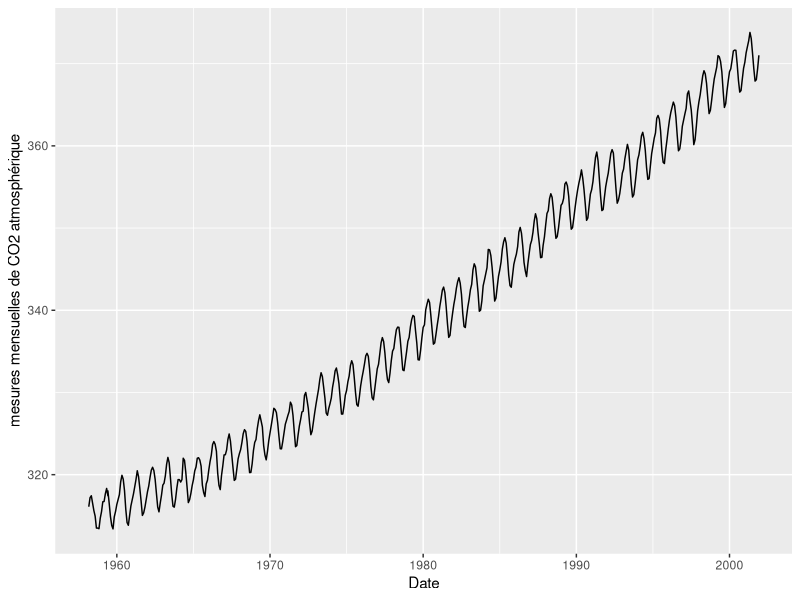
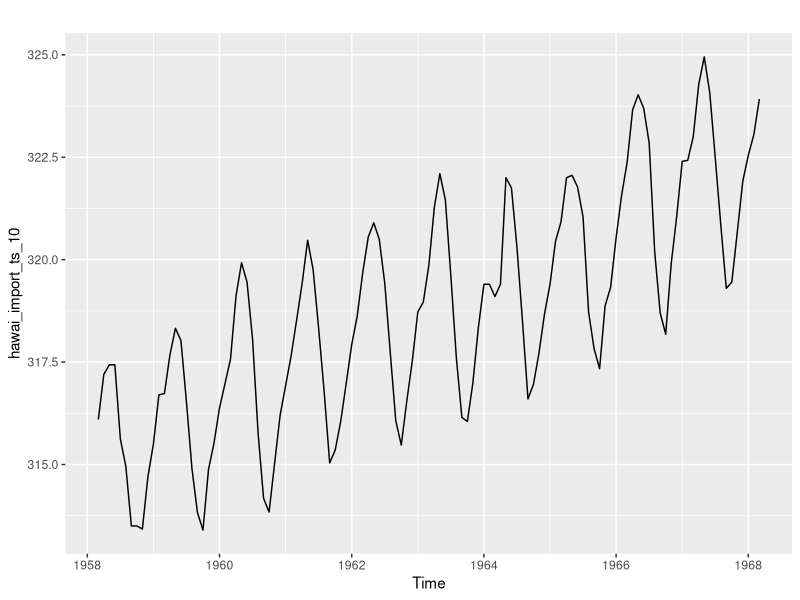
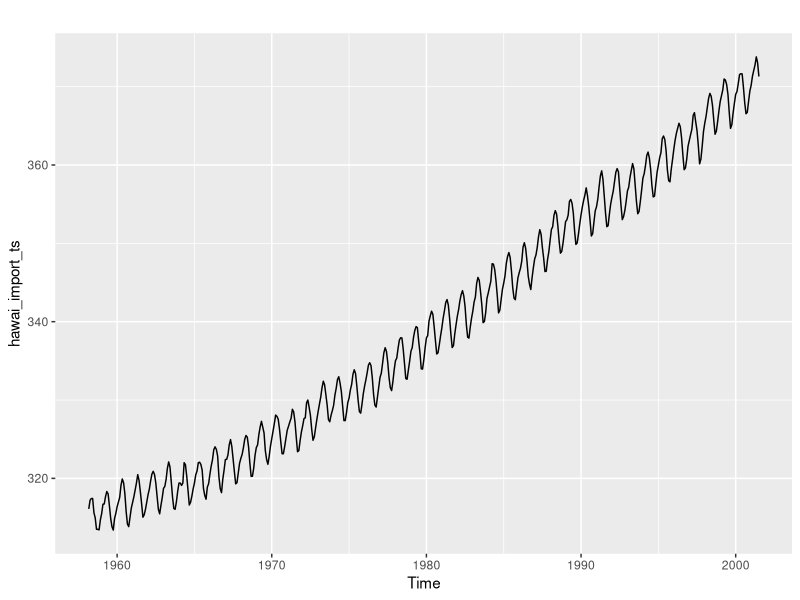
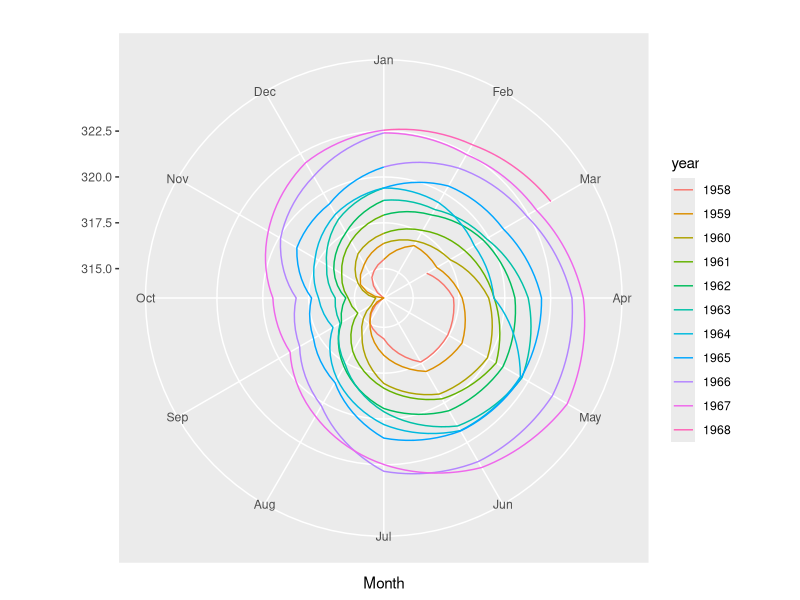
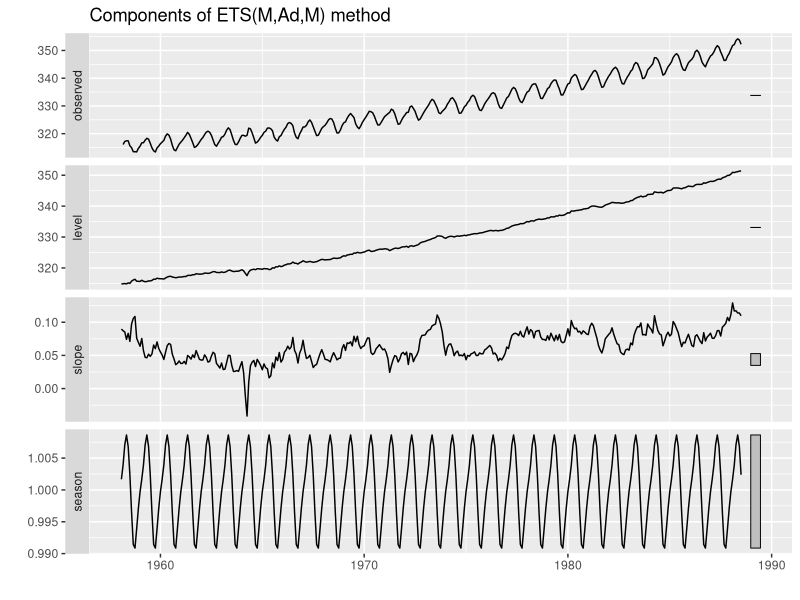
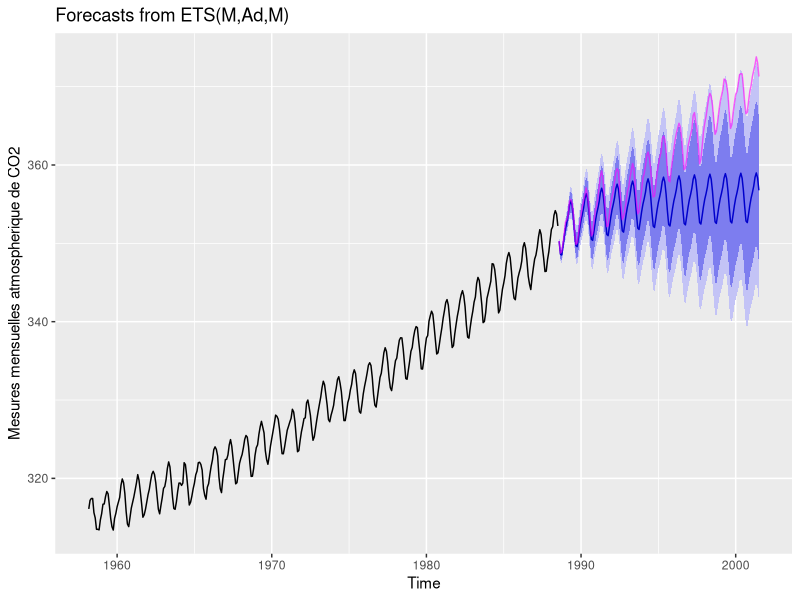
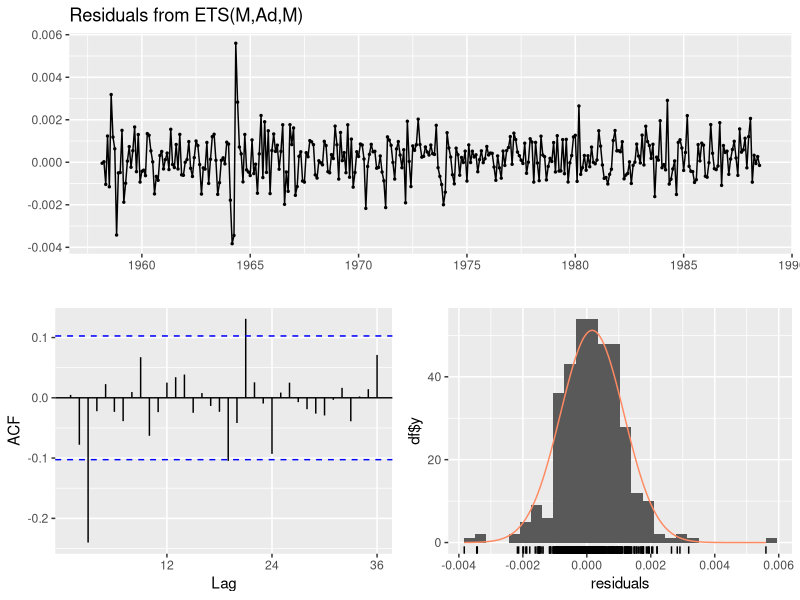
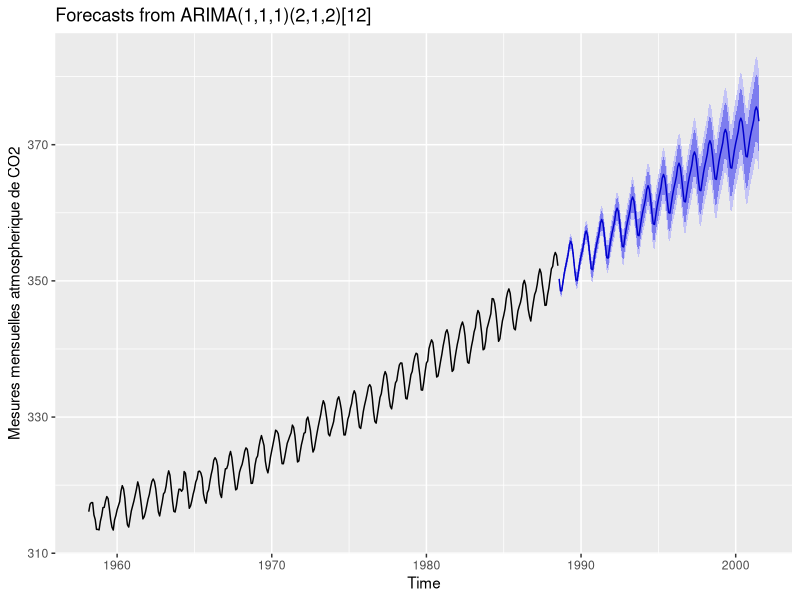

Reproduce these figures in R, in order.
## ---- chunk 1
knitr::opts_chunk$set(echo = TRUE)
## ---- chunk 2
library(tidyverse)
library(lubridate)
library("forecast")
## ---- chunk 3
hawai_import <- read.csv("hawai.csv", encoding = "UTF-8")
## ---- chunk 4
hawai_import <- hawai_import %>%
  mutate(Date = date_decimal(hawai_import$time))
## ---- chunk 5
write.csv(hawai_import, "hawai_import.csv")
## ---- chunk 6
str(hawai_import)

any(is.na(hawai_import)) # pas de valeurs manquantes
## ---- chunk 7
ggplot(data = hawai_import, mapping = aes(x = Date, y = CO2)) +
  geom_line() + 
  ylab("mesures mensuelles de CO2 atmosphérique") 
## ---- chunk 8
hawai_import_ts <- ts(hawai_import %>% select(-c(Date, time)),
                    start = c(hawai_import$Date[1] %>% year(), 3),
                    frequency = 12)
## ---- chunk 9
hawai_import_ts <- window(hawai_import_ts, start= c(1958, 3), end = c(2001, 7))
length(hawai_import_ts)
## ---- chunk 10
inherits(hawai_import_ts, "ts")# format Times-Series 
## ---- chunk 11
hawai_import_ts_10 <- window(hawai_import_ts, start= c(1958, 3), end = c(1968, 3))
autoplot(hawai_import_ts_10)
## ---- chunk 12
head(hawai_import_ts_10, 10) 
## ---- chunk 13
autoplot(hawai_import_ts)
## ---- chunk 14
ggP <- ggseasonplot(hawai_import_ts_10, polar = TRUE) + ggtitle("")
ggP
## ---- chunk 15
n <- length(hawai_import_ts)
n     # nombre total d'observation
ntrain <- n*0.7
ntrain    # nombre d'observation des données test
## ---- chunk 16
hawai_import$Date[ntrain] %>% year()  # l'année qui termine la serie d'entrainement
## ---- chunk 17
hawai_import$Date[ntrain] %>% year() 
## ---- chunk 18
hawai_import_ts_train <- window(hawai_import_ts, start= c(1958, 3), end = c(1988, 7))
hawai_import_ts_train # 70% environ des donnees
length(hawai_import_ts_train) 
hawai_import_ts_test <- window(hawai_import_ts, start= c(1988, 8))
hawai_import_ts_test  # 30% des donnees
length(hawai_import_ts_test) 
## ---- chunk 19
(length(hawai_import_ts_test) + length(hawai_import_ts_train)) == length(hawai_import_ts)
## ---- chunk 20
hawai_import_ets <- hawai_import_ts_train %>%
  forecast::ets()

hawai_import_ets
## ---- chunk 21
hawai_import_ets %>% autoplot()
## ---- chunk 22
summary(hawai_import_ets)
## ---- chunk 23
hawai_import_prev <- hawai_import_ets %>% forecast(12*13)
hawai_import_prev %>% autoplot() +
  autolayer(hawai_import_ts_test, color = rgb(1, 0, 1, 0.6))+
  xlab("Time") +
  ylab("Mesures mensuelles atmospherique de CO2")
## ---- chunk 24
checkresiduals(hawai_import_ets)
## ---- chunk 25
accuracy(hawai_import_prev, hawai_import_ts)
## ---- chunk 26
hawai_import_arima <- hawai_import_ts_train %>%
  auto.arima()


summary(hawai_import_arima) # sommaire
## ---- chunk 27
hawai_import_arima_prev <- hawai_import_arima %>% forecast(12*13)
hawai_import_arima_prev %>% autoplot() +
  xlab("Time") +
  ylab("Mesures mensuelles atmospherique de CO2")
## ---- chunk 28
checkresiduals(hawai_import_arima)
## ---- chunk 29
accuracy(hawai_import_arima_prev, hawai_import_ts)
